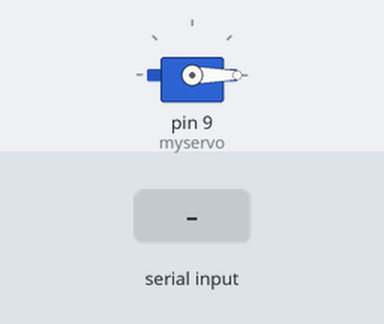
A sketch run on a simulated Arduino Uno, built with avr-gcc and run on an emulated ATmega328P. On the bench: servo. The test bench sets the inputs (shaded band). What the sketch prints to the serial monitor is not drawn.

Above: at 1.2 s.
1.3 s: "a" received over Serial
At 2.4 s:
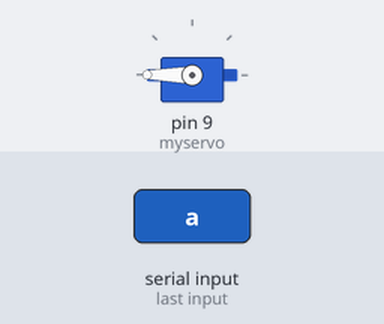
3.1 s: "d" received over Serial
At 3.6 s:
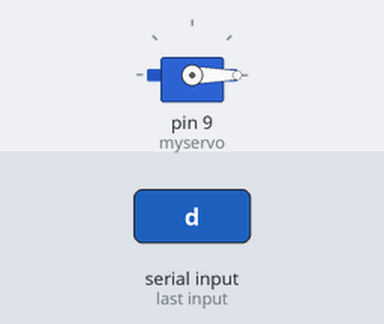
Timing chart, 0 to 6.1 s (numbered marks = the images above; inputs shaded):
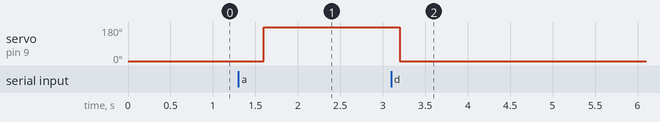

Measured:
- after the input at 1.3 s, servo on pin 9 (myservo): 0° → 180° after 0.30 s
- after the input at 3.1 s, servo on pin 9 (myservo): 180° → 0° after 0.10 s

The sketch:

servo_chuankou.ino
```cpp
 #include <Servo.h>
int incomedate = 0;
Servo myservo;
void setup() {
  Serial.begin(9600); //开启串行通信接口并设置通信波特率为9600
  myservo.attach(9);
  myservo.write(0);
}

void loop() {
   if (Serial.available() > 0)//串口接收到数据
  {
    incomedate = Serial.read();//获取串口接收到的数据
    if (incomedate == 'a')
    {
      myservo.write(180);
      Serial.println("正转!");
    }
    if (incomedate == 'd')
    {
      myservo.write(-180);
      Serial.println("反转");
    }
  }
  delay(800);
  Serial.flush();//清除串口缓存

}
```
